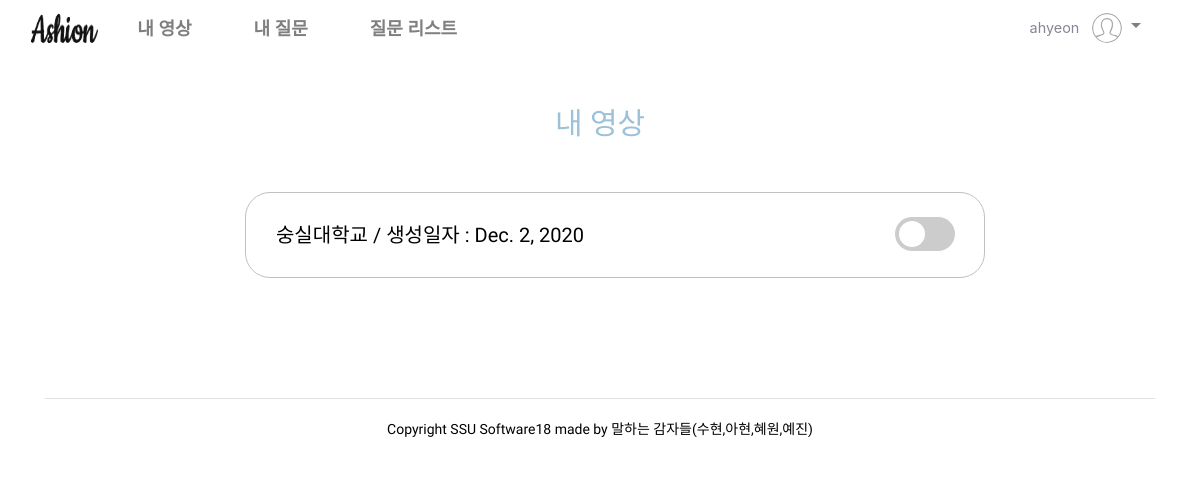
/website/myVideo/ (signed in), run on an earlier commit of the app's database.
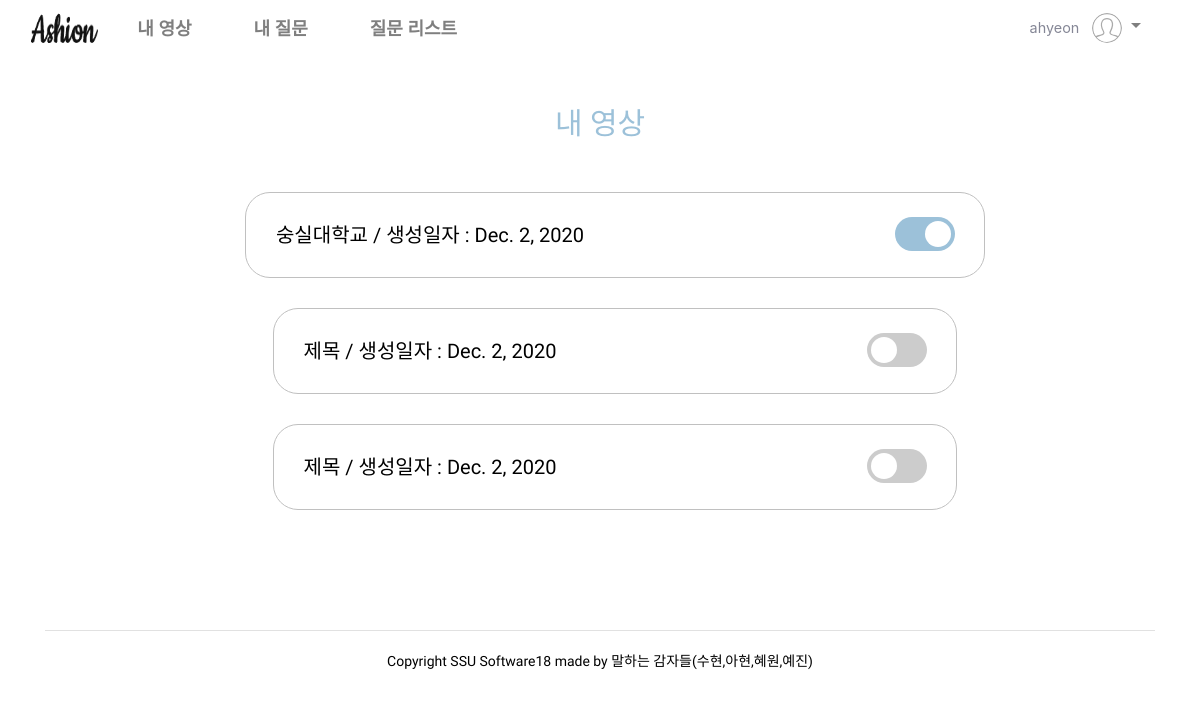
And on a later commit of the database.
### website/models.py (models this page shows, shortened)
class Report(models.Model):  # 수정필요
    id = models.AutoField(
        primary_key=True,
        unique=True,
        editable=False,
        verbose_name='pk'
    )
    title = models.CharField(max_length=100, default='제목', verbose_name='제목')
    question1 = models.CharField(max_length=50000, blank=True, null=True, verbose_name='질문1')
    question2 = models.CharField(max_length=50000, blank=True, null=True, verbose_name='질문2')
    question3 = models.CharField(max_length=50000, blank=True, null=True, verbose_name='질문3')
    video1 = models.FileField(blank=True, null=True, upload_to="videos",verbose_name='영상1')
    video2 = models.FileField(blank=True, null=True, upload_to="videos",verbose_name='영상2')
    video3 = models.FileField(blank=True, null=True, upload_to="videos",verbose_name='영상3')
    audio1 = models.FileField(blank=True, null=True, upload_to="videos",verbose_name='음성1')
    audio2 = models.FileField(blank=True, null=True, upload_to="videos",verbose_name='음성2')
    audio3 = models.FileField(blank=True, null=True, upload_to="videos",verbose_name='음성3')
    script1 = models.CharField(max_length=50000, blank=True, null=True, verbose_name='스크립트1')
    script2 = models.CharField(max_length=50000, blank=True, null=True, verbose_name='스크립트2')
    script3 = models.CharField(max_length=50000, blank=True, null=True, verbose_name='스크립트3')
    adverb1 = jsonfield.JSONField()
    adverb2 = jsonfield.JSONField()
    adverb3 = jsonfield.JSONField()
    repetition1 = jsonfield.JSONField()
    repetition2 = jsonfield.JSONField()
    repetition3 = jsonfield.JSONField()
    speed1 = models.FloatField(blank=True, null=True, verbose_name='말하기 속도1')
    speed2 = models.FloatField(blank=True, null=True, verbose_name='말하기 속도2')
    speed3 = models.FloatField(blank=True, null=True, verbose_name='말하기 속도3')
    sCorrect1 = models.CharField(max_length=10000, blank=True, null=True,  verbose_name='말하기 속도1')
    sCorrect2 = models.CharField(max_length=10000, blank=True, null=True,  verbose_name='말하기 속도2')
    sCorrect3 = models.CharField(max_length=10000, blank=True, null=True,  verbose_name='말하기 속도3')
    comment1 = models.CharField(max_length=10000, blank=True, null=True, verbose_name='댓글1')
    comment2 = models.CharField(max_length=10000, blank=True, null=True, verbose_name='댓글2')
    comment3 = models.CharField(max_length=10000, blank=True, null=True, verbose_name='댓글3')
    pub_date = models.DateField(auto_now_add=True, verbose_name='날짜')
    student = models.ForeignKey(User, on_delete=models.CASCADE)
    teacher = models.ForeignKey(Teacher,null=True, blank=True, on_delete=models.CASCADE)
    share = models.BooleanField(default=False, verbose_name='공유')

### website/views.py (the view)
# urls.py: path('myVideo/', views.myVideo, name='myVideo'),
@csrf_exempt
def myVideo(request):
    try:
        print(request.session.get('user'))
        report = Report.objects.filter(student=request.session.get('user'))
        return render(request, 'myVideo.html', {'video' : report})
    except:
        return redirect(reverse('website:studentHome'))

### website/templates/myVideo.html (shortened to what this page needs)
{% extends 'stu_template.html' %}
{% load static %}
{% block content %}
<link href="{% static 'css/myVideo.css' %}" rel="stylesheet">
<div class="myVideo-page">
    <h1>내 영상</h1>
    <div class="form">
        <div class="info">
            {% for i in video %}
            <div class="content">
                <p><a href="{% url 'website:myVideoDetail' reportID=i.id %}">{{ i.title }} / 생성일자 : {{i.pub_date}}</a>
                </p>
                {% if i.share == True %}
                <label class="switch">
                    <span class="slider round"></span>
                </label>
                {% else %}
                <label class="switch">
                    <span class="sliderF round"></span>
                </label>
                {% endif %}
            </div>
            {% endfor %}
        </div>
    </div>
</div>
{% endblock %}

What changed in the data, as far as the page shows it:
changed Report "숭실대학교": share False → True (drawn)
added Report: title "제목", pub_date "Dec. 2, 2020"
added Report: title "제목", pub_date "Dec. 2, 2020"
